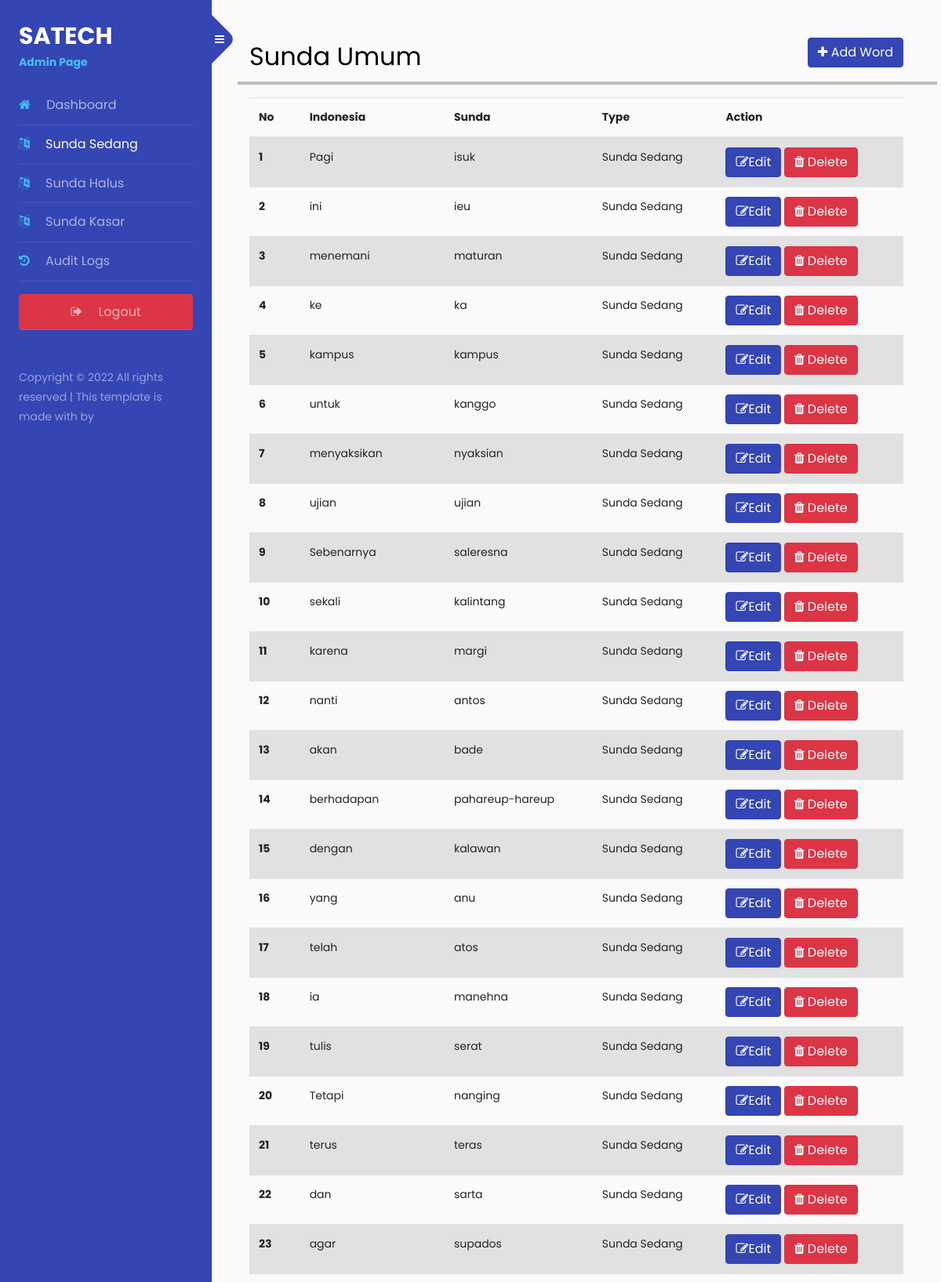
The app's page /admin/word.php/?type=is (upper part) with its own data.
### tables this page shows
CREATE TABLE `word` (
  `id` int(100) NOT NULL,
  `name` varchar(256) NOT NULL,
  `translated` varchar(256) NOT NULL,
  `type_id` int(10) NOT NULL,
  `createdAt` datetime NOT NULL DEFAULT current_timestamp(),
  `updatedAt` datetime NOT NULL DEFAULT current_timestamp()
);

CREATE TABLE `lang_type` (
  `id` int(10) NOT NULL,
  `lang` varchar(256) NOT NULL
);

### database/database.php (called while the page is built, shortened)
<?php
class Database
{
    public $db;
    public function __construct()
    {
        $this->db = new mysqli(DB_HOST, DB_USER, DB_PASS, DB_NAME);
    }
    function select($sql)
    {
        $result = $this->db->query($sql);
        return $result->fetch_all(MYSQLI_ASSOC);
    }
}

### controllers/controllers.php (called while the page is built, shortened)
<?php
class Controller extends Database
{
    public function get_wordlist_with_type($type)
    {
        $result = $this->select("SELECT word.*, lang_type.lang FROM word LEFT JOIN lang_type ON word.type_id = lang_type.id WHERE word.type_id = $type");
        return $result;
    }
}

### public/admin/word.php (the view, shortened to what this page needs)
<?php
require_once '../../database/database.php';
require_once "../../controllers/controllers.php";
$controller = new Controller();
if (isset($_GET['type'])):
    switch ($_GET['type']):
        case 'is':
            $type = 2;
            break;
    endswitch;
    $words = $controller->get_wordlist_with_type($type);
else:
    echo "<script>history.back()</script>";
endif;
?>
<!doctype html>
<html lang="en">
<head>
    <?php
    switch ($type):
        case 2:
            $title = "Sunda Umum";
            break;
    endswitch;
    ?>
    <link rel="stylesheet" href="https://stackpath.bootstrapcdn.com/font-awesome/4.7.0/css/font-awesome.min.css">
    <link href="https://cdn.jsdelivr.net/npm/bootstrap@5.2.2/dist/css/bootstrap.min.css" rel="stylesheet">
    <link rel="stylesheet" href="/assets/css/style.css">
</head>
<body>
    <div class="wrapper d-flex align-items-stretch">
        <?php $page = "translate-{$type}";
        include 'partials/sidebar.php';
        ?>
        <div id="content" class="p-4 p-md-5 pt-5">
            <div class="row">
                <div class="col-lg-12">
                    <h2>
                        <?= $title ?>
                            <button data-bs-toggle="modal" data-bs-target="#staticBackdrop"
                                class="btn btn-primary float-end add"><i class="fa fa-plus"></i> Add
                                Word</button>
                    </h2>
                </div>
                <hr style="border: 2px solid black;">
                <div class="col-lg-12">
                    <table class="table table-striped table-hover">
                        <thead>
                            <tr>
                                <th scope="col">No</th>
                                <th scope="col">Indonesia</th>
                                <th scope="col">Sunda</th>
                                <th scope="col">Type</th>
                                <th scope="col">Action</th>
                            </tr>
                        </thead>
                        <tbody>
                            <?php
                            $no = 1;
                            foreach ($words as $word):
                            ?>
                            <tr>
                                <th scope="row">
                                    <?= $no++ ?>
                                </th>
                                <td>
                                    <?= $word['name'] ?>
                                </td>
                                <td>
                                    <?= $word['translated'] ?>
                                </td>
                                <td>
                                    <?= $word['lang'] ?>
                                </td>
                                <td>
                                    <button data-id="<?= $word['id'] ?>" class="btn btn-primary edit"
                                        data-bs-toggle="modal" data-bs-target="#staticBackdrop"><i
                                            class="fa fa-edit"></i>Edit</button>
                                    <button data-id="<?= $word['id'] ?>" class="btn btn-danger delete"
                                        onclick="confirm('Apakah kamu yakin?')"> <i class="fa fa-trash"></i>
                                        Delete</button>
                                </td>
                            </tr>
                            <?php endforeach; ?>
                        </tbody>
                </div>
            </div>
        </div>
    </div>
</body>
</html>

### records on screen
word: name "Pagi", translated "isuk", type.lang "Sunda Sedang"
word: name "ini", translated "ieu", type.lang "Sunda Sedang"
word: name "menemani", translated "maturan", type.lang "Sunda Sedang"
word: name "ke", translated "ka", type.lang "Sunda Sedang"
word: name "kampus", translated "kampus", type.lang "Sunda Sedang"
word: name "untuk", translated "kanggo", type.lang "Sunda Sedang"
word: name "menyaksikan", translated "nyaksian", type.lang "Sunda Sedang"
word: name "ujian", translated "ujian", type.lang "Sunda Sedang"
word: name "Sebenarnya", translated "saleresna", type.lang "Sunda Sedang"
word: name "sekali", translated "kalintang", type.lang "Sunda Sedang"
word: name "karena", translated "margi", type.lang "Sunda Sedang"
word: name "nanti", translated "antos", type.lang "Sunda Sedang"
word: name "akan", translated "bade", type.lang "Sunda Sedang"
word: name "berhadapan", translated "pahareup-hareup", type.lang "Sunda Sedang"
word: name "dengan", translated "kalawan", type.lang "Sunda Sedang"
word: name "yang", translated "anu", type.lang "Sunda Sedang"
word: name "telah", translated "atos", type.lang "Sunda Sedang"
word: name "ia", translated "manehna", type.lang "Sunda Sedang"
word: name "tulis", translated "serat", type.lang "Sunda Sedang"
word: name "Tetapi", translated "nanging", type.lang "Sunda Sedang"
word: name "terus", translated "teras", type.lang "Sunda Sedang"
word: name "dan", translated "sarta", type.lang "Sunda Sedang"
word: name "agar", translated "supados", type.lang "Sunda Sedang"

### other values on screen
$title "Sunda Umum"
